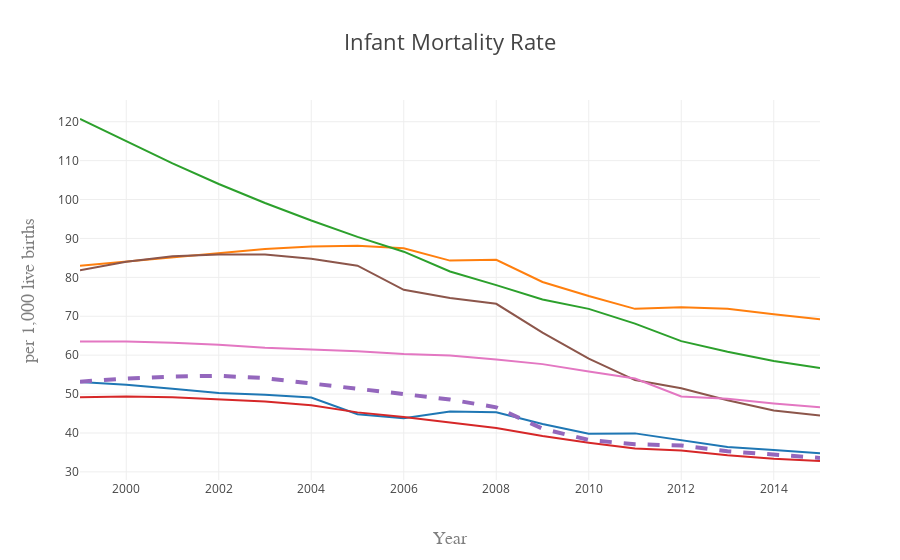

Write notebook code for a chart like this one.
### Code cell
# select neighbor countries and visualize
trace1 = go.Scatter(
    x=df.index,
    y=df.Botswana,
    name='Botswana',
    mode = 'lines'
)

trace2 = go.Scatter(
    x=df.index,
    y=df.Lesotho,
    name='Lesotho',
    mode = 'lines'
)

trace3 = go.Scatter(
    x=df.index,
    y=df.Mozambique,
    name='Mozambique',
    mode = 'lines'
)

trace4 = go.Scatter(
    x=df.index,
    y=df.Namibia,
    name='Namibia',
    mode = 'lines'
)

trace5 = go.Scatter(
    x=df.index,
    y=df['South Africa'],
    name='South Africa',
    mode = 'lines',
    line = dict(
        width = 4,
        dash = 'dash')
)

trace6 = go.Scatter(
    x=df.index,
    y=df['Swaziland'],
    name='Swaziland',
    mode = 'lines'
)

trace7 = go.Scatter(
    x=df.index,
    y=df['Zimbabwe'],
    name='Zimbabwe',
    mode = 'lines'
)


data = [trace1, trace2, trace3, trace4, trace5, trace6, trace7]
layout = go.Layout(showlegend=False,
    title='Infant Mortality Rate',
    titlefont=dict(
            size=22),
    xaxis=dict(
        title='Year',
        titlefont=dict(
            family='Courier New, monospace',
            size=18,
            color='#7f7f7f'
        )
    ),
    yaxis=dict(
        title='per 1,000 live births',
        titlefont=dict(
            family='Courier New, monospace',
            size=18,
            color='#7f7f7f'
        )
    )
)

# create figure for offline use
fig = dict( data=data, layout=layout )

# plot inline
iplot(fig, show_link=False)

# save figure offline
myChart = plotly.offline.plot(fig,output_type="div", show_link="False",include_plotlyjs="Flase",link_text="")
with open("images/mortality_rate.html", "w") as text_file:
    text_file.write(myChart)

### Figure 1 — Plotly figure (JSON) as saved in the notebook; plotly's stock layout.template omitted (floating-point values rounded to 4 significant figures)
{"data": [{"mode": "lines", "name": "Botswana", "type": "scatter", "x": [1999, 2000, 2001, 2002, 2003, 2004, 2005, 2006, 2007, 2008, 2009, 2010, 2011, 2012, 2013, 2014, 2015], "y": [53.1, 52.4, 51.4, 50.3, 49.8, 49.1, 44.8, 43.8, 45.5, 45.3, 42.3, 39.8, 39.9, 38.2, 36.4, 35.6, 34.8]}, {"mode": "lines", "name": "Lesotho", "type": "scatter", "x": [1999, 2000, 2001, 2002, 2003, 2004, 2005, 2006, 2007, 2008, 2009, 2010, 2011, 2012, 2013, 2014, 2015], "y": [83, 84.1, 85.2, 86.3, 87.3, 87.9, 88.1, 87.5, 84.3, 84.5, 78.8, 75.2, 71.9, 72.3, 71.9, 70.5, 69.2]}, {"mode": "lines", "name": "Mozambique", "type": "scatter", "x": [1999, 2000, 2001, 2002, 2003, 2004, 2005, 2006, 2007, 2008, 2009, 2010, 2011, 2012, 2013, 2014, 2015], "y": [120.7, 115, 109.3, 104, 99.1, 94.6, 90.4, 86.6, 81.5, 78, 74.3, 71.9, 68.1, 63.6, 60.9, 58.5, 56.7]}, {"mode": "lines", "name": "Namibia", "type": "scatter", "x": [1999, 2000, 2001, 2002, 2003, 2004, 2005, 2006, 2007, 2008, 2009, 2010, 2011, 2012, 2013, 2014, 2015], "y": [49.2, 49.4, 49.2, 48.7, 48.1, 47.1, 45.3, 44.1, 42.7, 41.3, 39.2, 37.5, 36, 35.5, 34.3, 33.4, 32.8]}, {"line": {"dash": "dash", "width": 4}, "mode": "lines", "name": "South Africa", "type": "scatter", "x": [1999, 2000, 2001, 2002, 2003, 2004, 2005, 2006, 2007, 2008, 2009, 2010, 2011, 2012, 2013, 2014, 2015], "y": [53.2, 54, 54.5, 54.7, 54.1, 52.8, 51.5, 50, 48.6, 46.6, 41.1, 38.2, 37.1, 36.8, 35.3, 34.4, 33.6]}, {"mode": "lines", "name": "Swaziland", "type": "scatter", "x": [1999, 2000, 2001, 2002, 2003, 2004, 2005, 2006, 2007, 2008, 2009, 2010, 2011, 2012, 2013, 2014, 2015], "y": [81.8, 84, 85.4, 85.9, 85.9, 84.8, 83, 76.8, 74.7, 73.2, 65.8, 59.1, 53.6, 51.5, 48.4, 45.8, 44.5]}, {"mode": "lines", "name": "Zimbabwe", "type": "scatter", "x": [1999, 2000, 2001, 2002, 2003, 2004, 2005, 2006, 2007, 2008, 2009, 2010, 2011, 2012, 2013, 2014, 2015], "y": [63.5, 63.5, 63.2, 62.7, 61.9, 61.5, 61, 60.3, 59.9, 58.9, 57.7, 55.8, 54, 49.4, 48.8, 47.6, 46.6]}], "layout": {"showlegend": false, "title": "Infant Mortality Rate", "titlefont": {"size": 22}, "xaxis": {"title": "Year", "titlefont": {"color": "#7f7f7f", "family": "Courier New, monospace", "size": 18}}, "yaxis": {"title": "per 1,000 live births", "titlefont": {"color": "#7f7f7f", "family": "Courier New, monospace", "size": 18}}}}
